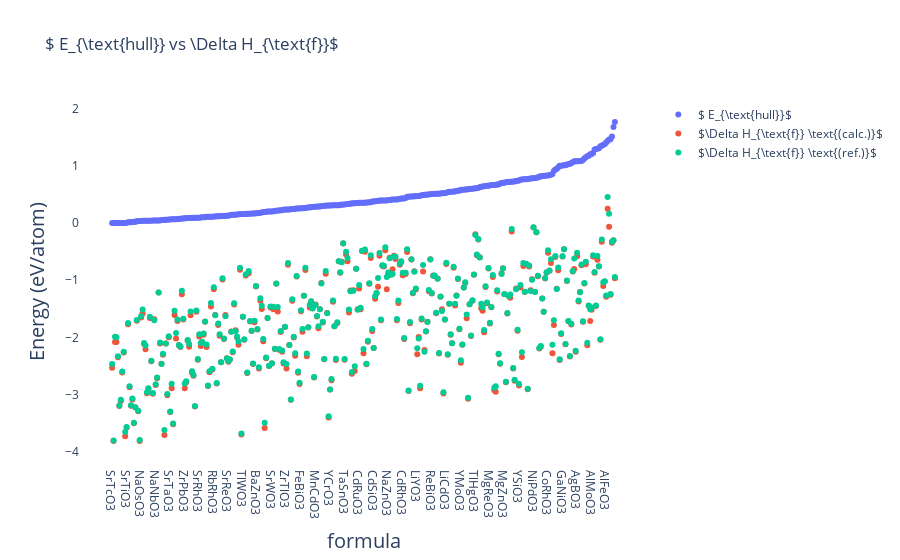

Source (notebook cell):
### Code cell
fig = make_subplots(rows=1, cols =1, shared_xaxes = True)

fig.add_trace(go.Scatter(x = df_bulk['formula'], y = df_bulk['Ehull_ref'], name = r'$ E_{\text{hull}}$', mode = 'markers',
                        text = df_bulk.index))
fig.add_trace(go.Scatter(x = df_bulk['formula'], y = df_bulk['DHf'], name = r'$\Delta H_{\text{f}} \text{(calc.)}$', mode = 'markers' ,
                        text = df_bulk.index))
fig.add_trace(go.Scatter(x = df_bulk['formula'], y = df_bulk['DHf_ref'], name = r'$\Delta H_{\text{f}} \text{(ref.)}$', mode = 'markers',
                        text = df_bulk.index))

fig.update_xaxes(title_text = 'formula',  titlefont = dict(size = 20),
          #       tickfont = dict(size=18),
                   zeroline = False,
                   gridwidth = 1)

fig.update_yaxes(title_text = 'Energy (eV/atom)',  titlefont = dict(size = 20),
                 # tickfont = dict(size=10),
                   zeroline = False,
                   gridwidth = 1)

fig.update_layout(title = r'$ E_{\text{hull}} vs \Delta H_{\text{f}}$',plot_bgcolor = 'white')

# pyo.iplot(fig)
fig.show()
# py.iplot(fig, filename = 'ehull_DHf')
# fig.write_html('Ehull_DHf.html')

### Figure 1 — Plotly figure (JSON) as saved in the notebook; plotly's stock layout.template omitted (floating-point values rounded to 4 significant figures; data arrays with more than 128 entries replaced by an {"elided": "..."} marker saying what was removed)
{"data": [{"mode": "markers", "name": "$ E_{\\text{hull}}$", "text": {"elided": "347 int values"}, "type": "scatter", "x": {"elided": "347 str values"}, "y": {"elided": "347 float values"}}, {"mode": "markers", "name": "$\\Delta H_{\\text{f}} \\text{(calc.)}$", "text": {"elided": "347 int values"}, "type": "scatter", "x": {"elided": "347 str values"}, "y": {"elided": "347 float values"}}, {"mode": "markers", "name": "$\\Delta H_{\\text{f}} \\text{(ref.)}$", "text": {"elided": "347 int values"}, "type": "scatter", "x": {"elided": "347 str values"}, "y": {"elided": "347 float values"}}], "layout": {"plot_bgcolor": "white", "title": {"text": "$ E_{\\text{hull}} vs \\Delta H_{\\text{f}}$"}, "xaxis": {"anchor": "y", "domain": [0, 1], "gridwidth": 1, "title": {"font": {"size": 20}, "text": "formula"}, "zeroline": false}, "yaxis": {"anchor": "x", "domain": [0, 1], "gridwidth": 1, "title": {"font": {"size": 20}, "text": "Energy (eV/atom)"}, "zeroline": false}}}
